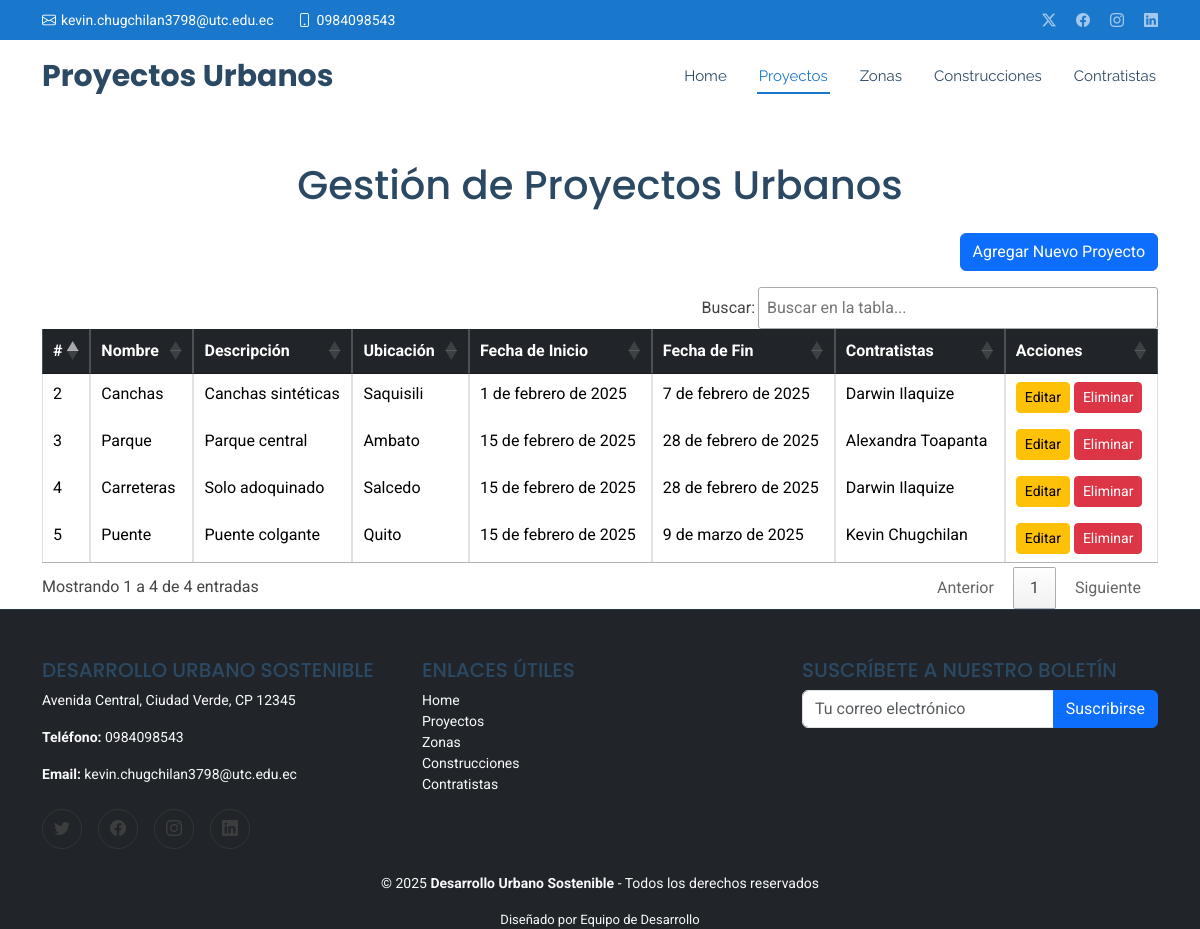
Page /Proyectos/ on the committed database.
### Aplicaciones/Gestion_Proyectos_Urbanos/models.py (models this page shows, shortened)
class ProyectoUrbano(models.Model):
    nombre = models.CharField(max_length=255)
    descripcion = models.TextField()
    ubicacion = models.CharField(max_length=255)
    fecha_inicio = models.DateField()
    fecha_fin = models.DateField(blank=True, null=True)
    contratista = models.ForeignKey(Contratista, on_delete=models.CASCADE)

class Contratista(models.Model):
    nombre = models.CharField(max_length=255)
    cedula = models.CharField(max_length=15, null=True)
    empresa = models.CharField(max_length=255, blank=True, null=True)
    telefono = models.CharField(max_length=15)
    email = models.EmailField()
    especialidad = models.CharField(max_length=255)
    def __str__(self):
        return self.nombre

### Aplicaciones/Gestion_Proyectos_Urbanos/views.py (the view)
# urls.py: path('Proyectos/', views.VerProyectos, name='VerProyectos'),
def VerProyectos(request):
    proyectos = ProyectoUrbano.objects.all()
    contratistas = Contratista.objects.all()  # Asegúrate de obtener los contratistas
    return render(request, 'Proyectos/inicio_proyectos.html', {'proyectos': proyectos, 'contratistas': contratistas, 'active_page': 'proyectos'})

### Aplicaciones/Gestion_Proyectos_Urbanos/templates/Proyectos/inicio_proyectos.html (shortened to what this page needs)
{% extends 'base.html' %}
{% block content %}
<div class="container mt-5">
    <h1 class="text-center mb-4">Gestión de Proyectos Urbanos</h1>
    <div class="text-end mb-3">
        <button class="btn btn-primary" data-bs-toggle="modal" data-bs-target="#addProyectoModal">Agregar Nuevo Proyecto</button>
    </div>
    <table id="tabla_proyectos" class="table table-bordered">
        <thead class="table-dark">
            <tr>
                <th>#</th>
                <th>Nombre</th>
                <th>Descripción</th>
                <th>Ubicación</th>
                <th>Fecha de Inicio</th>
                <th>Fecha de Fin</th>
                <th>Contratistas</th>
                <th>Acciones</th>
            </tr>
        </thead>
        <tbody>
            {% for proyecto in proyectos %}
            <tr>
                <td>{{ proyecto.id }}</td>
                <td>{{ proyecto.nombre }}</td>
                <td>{{ proyecto.descripcion }}</td>
                <td>{{ proyecto.ubicacion }}</td>
                <td>{{ proyecto.fecha_inicio }}</td>
                <td>{{ proyecto.fecha_fin|default:"En curso" }}</td>
                <td>{{ proyecto.contratista }}</td>
                <td>
                    <a href="{% url 'EditarProyecto' proyecto.id %}" class="btn btn-warning btn-sm">Editar</a>
                    <a href="{% url 'EliminarProyecto' proyecto.id %}" class="btn btn-danger btn-sm" onclick="return confirm('¿Estás seguro de eliminar este proyecto?');">Eliminar</a>
                </td>
            </tr>
            {% empty %}
            <tr>
                <td colspan="8" class="text-center">No hay proyectos registrados.</td>
            </tr>
            {% endfor %}
        </tbody>
    </table>
</div>
{% endblock %}

### Desarrollo_Urbano_Sostenible/static/plantillas/assets/css/main.css (style rules this page uses)
:root { --default-font: "Roboto", system-ui, -apple-system, "Segoe UI", Roboto, "Helvetica Neue", Arial, "Noto Sans", "Liberation Sans", sans-serif, "Apple Color Emoji", "Segoe UI Emoji", "Segoe UI Symbol", "Noto Color Emoji"; --heading-font: "Poppins", sans-serif; --nav-font: "Raleway", sans-serif; }
:root { --background-color: #ffffff; --default-color: #444444; --heading-color: #2c4964; --accent-color: #1977cc; --surface-color: #ffffff; --contrast-color: #ffffff; }
:root { --nav-color: #2c4964; --nav-hover-color: #1977cc; --nav-mobile-background-color: #ffffff; --nav-dropdown-background-color: #ffffff; --nav-dropdown-color: #2c4964; --nav-dropdown-hover-color: #1977cc; }
:root { scroll-behavior: smooth; }
body { color: var(--default-color); background-color: var(--background-color); font-family: var(--default-font); }
a { color: var(--accent-color); text-decoration: none; transition: 0.3s; }
h1, h2, h3, h4, h5, h6 { color: var(--heading-color); font-family: var(--heading-font); }

### rows in the picture
ProyectoUrbano: id "2", nombre "Canchas", descripcion "Canchas sintéticas", ubicacion "Saquisili", fecha_inicio "1 de febrero de 2025", fecha_fin "7 de febrero de 2025", contratista "Darwin Ilaquize"
ProyectoUrbano: id "3", nombre "Parque", descripcion "Parque central", ubicacion "Ambato", fecha_inicio "15 de febrero de 2025", fecha_fin "28 de febrero de 2025", contratista "Alexandra Toapanta"
ProyectoUrbano: id "4", nombre "Carreteras", descripcion "Solo adoquinado", ubicacion "Salcedo", fecha_inicio "15 de febrero de 2025", fecha_fin "28 de febrero de 2025", contratista "Darwin Ilaquize"
ProyectoUrbano: id "5", nombre "Puente", descripcion "Puente colgante", ubicacion "Quito", fecha_inicio "15 de febrero de 2025", fecha_fin "9 de marzo de 2025", contratista "Kevin Chugchilan"
